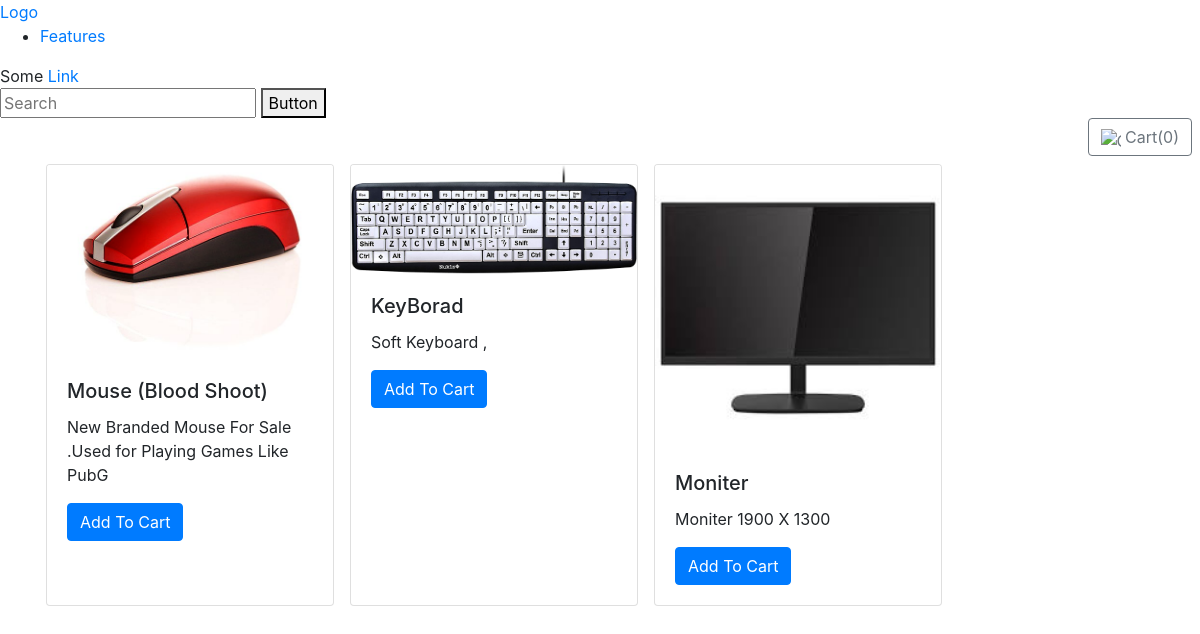
The page / on the database its author committed.
### Home/models.py (models this page shows, shortened)
class Product(models.Model):
    product_name = models.CharField(max_length=25)
    product_pricse = models.FloatField()
    product_disc  =  models.CharField(max_length=500)
    product_fsval  = models.FloatField()
    product_cval  = models.FloatField()
    product_thumbnail  = models.ImageField()

### Home/views.py (the view)
# urls.py: path('',views.home,name='homepage'),
def home(request):
    pdt = Product.objects.all()
    pdt_dict = {'products': pdt}
    return render(request,'Home/home.html',pdt_dict)

### templates/Home/home.html (shortened to what this page needs)
{% extends 'Home/Basic.html' %} {% comment %} Title {% endcomment %} {% block title %} Home {% endblock %}
{% block body %}
<div class="container">
    <div class="row">
        {% for card in products%}
        <div class="card ml-3" style="width: 18rem;">
            <img src="/media/{{card.product_thumbnail}}" class="card-img-top" alt="...">
            <div class="card-body">
                <h5 class="card-title">{{card.product_name}}</h5>
                <p class="card-text">{{card.product_disc}}</p>
                <button href="" class="btn btn-primary cartbtn" id='cartbtn{{card.id}}'>Add To Cart</button>
            </div>
            </div>
            {% endfor %}
        </div>
    </div>
    {% endblock %}

### templates/Home/Basic.html (shortened to what this page needs)
<!doctype html>
<html lang="en">
<head>
    <link rel="stylesheet" href="https://maxcdn.bootstrapcdn.com/bootstrap/4.0.0/css/bootstrap.min.css">
    <link rel="stylesheet" href="https://cdn.jsdelivr.net/npm/uikit@3.5.3/dist/css/uikit.min.css" />
</head>
<body>
    <nav class="uk-navbar-container uk-margin" uk-navbar>
        <div class="uk-navbar-left">
            <a class="uk-navbar-item uk-logo" href="#">Logo</a>
            <ul class="uk-navbar-nav">
                <li>
                    <a href="#">
                         Features
                    </a>
                </li>
            </ul>
            <div class="uk-navbar-item">
                <div>Some <a href="#">Link</a></div>
            </div>
        </div>
        <div class="uk-navbar-right">
            <div class="uk-navbar-item uk-margin-medium-right">
                <form action="javascript:void(0)">
                    <input class="uk-input uk-form-width-medium " type="text" placeholder="Search" name='search'>
                    <button class="uk-button uk-button-default">Button</button>
                </form>
            </div>
        </div>
    </nav>
    <nav>
        <ul class="nav justify-content-end">
            <li class="nav-item">
                <button type="button" class="btn btn-outline-secondary mx-2 " data-content='This Is Cart' data-container="body" data-toggle="popover" data-placement="bottom" id='showcart' data-content="">
                    <span> <img src="" style="max-height: 20px;max-width: 20px;" alt="Cart"> </span>
                    Cart(<span id = 'cart' >0</span>)
            </button>
            </li>
        </ul>
    </nav>
    {% block body %} {% endblock %}
</body>
</html>

### rows shown on the page
Product: product_thumbnail (picture), product_name "Mouse (Blood Shoot)", product_disc "New Branded Mouse For Sale .Used for Playing Games Like PubG"
Product: product_thumbnail (picture), product_name "KeyBorad", product_disc "Soft Keyboard ,"
Product: product_thumbnail (picture), product_name "Moniter", product_disc "Moniter 1900 X 1300"
